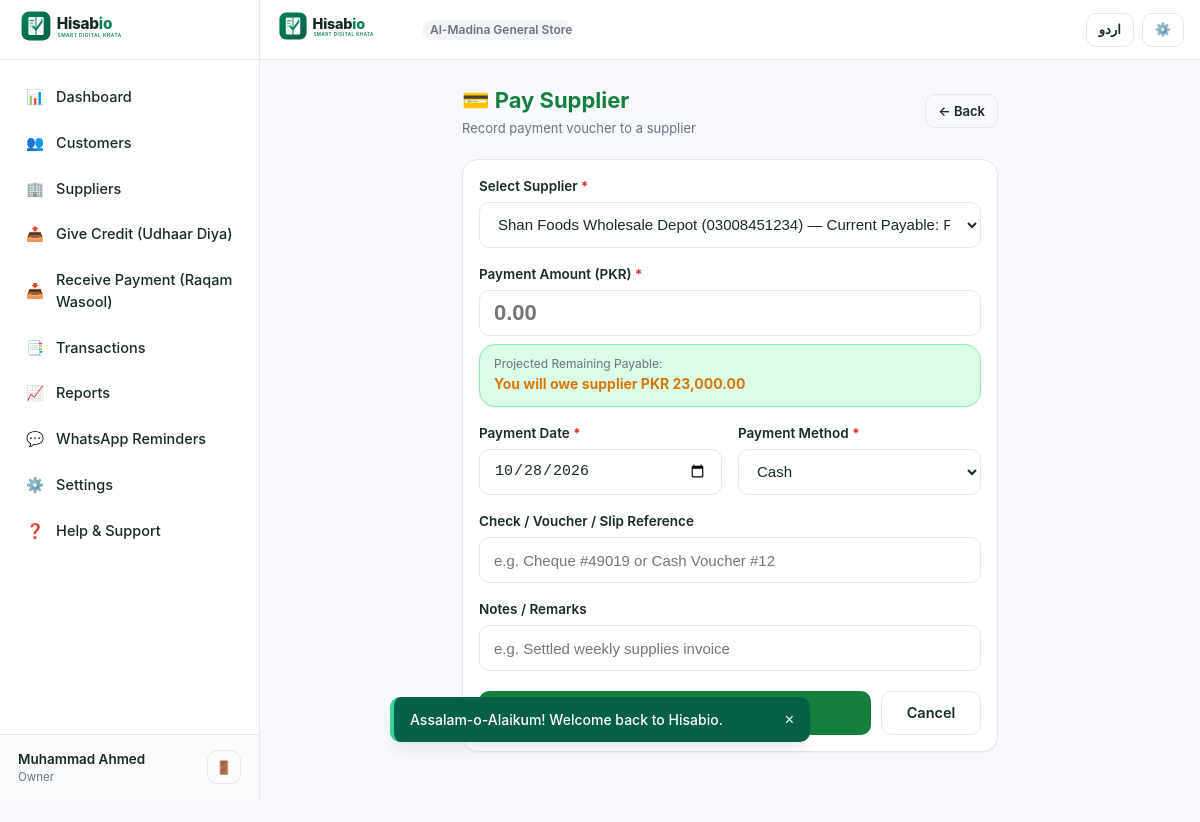
The page /supplier-payment.php?supplier_id=1 (signed in) on the database its author committed.
### tables this page shows
CREATE TABLE `users` (
  `id` INT UNSIGNED AUTO_INCREMENT PRIMARY KEY,
  `full_name` VARCHAR(150) NOT NULL,
  `email` VARCHAR(191) NULL,
  `mobile` VARCHAR(25) NOT NULL,
  `password_hash` VARCHAR(255) NOT NULL,
  `status` ENUM('active', 'inactive', 'suspended') DEFAULT 'active',
  `created_at` DATETIME NOT NULL DEFAULT CURRENT_TIMESTAMP,
  `updated_at` DATETIME NOT NULL DEFAULT CURRENT_TIMESTAMP ON UPDATE CURRENT_TIMESTAMP,
  UNIQUE KEY `idx_users_mobile` (`mobile`),
  KEY `idx_users_email` (`email`)
);

CREATE TABLE `roles` (
  `id` INT UNSIGNED AUTO_INCREMENT PRIMARY KEY,
  `business_id` INT UNSIGNED NOT NULL,
  `role_name` VARCHAR(100) NOT NULL,
  `permissions` JSON NULL,
  `created_at` DATETIME NOT NULL DEFAULT CURRENT_TIMESTAMP,
  CONSTRAINT `fk_roles_business` FOREIGN KEY (`business_id`) REFERENCES `businesses` (`id`) ON DELETE CASCADE
);

CREATE TABLE `businesses` (
  `id` INT UNSIGNED AUTO_INCREMENT PRIMARY KEY,
  `business_name` VARCHAR(200) NOT NULL,
  `business_code` VARCHAR(50) NOT NULL UNIQUE,
  `owner_user_id` INT UNSIGNED NOT NULL,
  `business_category` VARCHAR(100) DEFAULT 'General Store',
  `logo` VARCHAR(255) NULL,
  `currency` VARCHAR(10) DEFAULT 'PKR',
  `country` VARCHAR(50) DEFAULT 'Pakistan',
  `city` VARCHAR(100) DEFAULT 'Lahore',
  `address` TEXT NULL,
  `phone` VARCHAR(25) NULL,
  `receipt_footer` TEXT NULL,
  `timezone` VARCHAR(50) DEFAULT 'Asia/Karachi',
  `language` VARCHAR(10) DEFAULT 'en',
  `status` ENUM('active', 'inactive') DEFAULT 'active',
  `created_at` DATETIME NOT NULL DEFAULT CURRENT_TIMESTAMP,
  `updated_at` DATETIME NOT NULL DEFAULT CURRENT_TIMESTAMP ON UPDATE CURRENT_TIMESTAMP,
  CONSTRAINT `fk_businesses_owner` FOREIGN KEY (`owner_user_id`) REFERENCES `users` (`id`) ON DELETE CASCADE
);

CREATE TABLE `suppliers` (
  `id` INT UNSIGNED AUTO_INCREMENT PRIMARY KEY,
  `business_id` INT UNSIGNED NOT NULL,
  `supplier_code` VARCHAR(50) NOT NULL,
  `name` VARCHAR(150) NOT NULL,
  `mobile` VARCHAR(25) NOT NULL,
  `alternate_contact` VARCHAR(100) NULL,
  `address` TEXT NULL,
  `notes` TEXT NULL,
  `status` ENUM('active', 'archived') DEFAULT 'active',
  `created_by` INT UNSIGNED NULL,
  `created_at` DATETIME NOT NULL DEFAULT CURRENT_TIMESTAMP,
  `updated_at` DATETIME NOT NULL DEFAULT CURRENT_TIMESTAMP ON UPDATE CURRENT_TIMESTAMP,
  `archived_at` DATETIME NULL,
  UNIQUE KEY `idx_supp_code_bus` (`business_id`, `supplier_code`),
  KEY `idx_supp_mobile_bus` (`business_id`, `mobile`),
  KEY `idx_supp_name_bus` (`business_id`, `name`),
  CONSTRAINT `fk_suppliers_business` FOREIGN KEY (`business_id`) REFERENCES `businesses` (`id`) ON DELETE CASCADE
);

CREATE TABLE `accounts` (
  `id` INT UNSIGNED AUTO_INCREMENT PRIMARY KEY,
  `business_id` INT UNSIGNED NOT NULL,
  `account_type` ENUM('customer', 'supplier') NOT NULL,
  `customer_id` INT UNSIGNED NULL,
  `supplier_id` INT UNSIGNED NULL,
  `opening_balance` DECIMAL(18,2) NOT NULL DEFAULT 0.00,
  `opening_balance_direction` ENUM('receivable', 'payable', 'zero') NOT NULL DEFAULT 'zero',
  `created_at` DATETIME NOT NULL DEFAULT CURRENT_TIMESTAMP,
  UNIQUE KEY `idx_acc_customer` (`business_id`, `customer_id`),
  UNIQUE KEY `idx_acc_supplier` (`business_id`, `supplier_id`),
  CONSTRAINT `fk_acc_business` FOREIGN KEY (`business_id`) REFERENCES `businesses` (`id`) ON DELETE CASCADE,
  CONSTRAINT `fk_acc_customer` FOREIGN KEY (`customer_id`) REFERENCES `customers` (`id`) ON DELETE CASCADE,
  CONSTRAINT `fk_acc_supplier` FOREIGN KEY (`supplier_id`) REFERENCES `suppliers` (`id`) ON DELETE CASCADE
);

### includes/lang.php (called while the page is built, shortened)
<?php
function get_current_lang(): string {
    return $_SESSION['app_lang'] ?? 'en';
}
function is_rtl(): bool {
    return get_current_lang() === 'ur';
}
function get_translations(): array {
    static $dict = null;
    if ($dict !== null) {
        return $dict;
    }
    return $dict;
}
function __(string $key): string {
    $lang = get_current_lang();
    $translations = get_translations();
    return $translations[$lang][$key] ?? $translations['en'][$key] ?? $key;
}

### includes/auth.php (called while the page is built, shortened)
<?php
function is_logged_in(): bool {
    return !empty($_SESSION['user_id']) && !empty($_SESSION['business_id']);
}
function current_user(): ?array {
    $pdo = get_db();
    $stmt = $pdo->prepare("SELECT id, full_name, email, mobile, status FROM users WHERE id = ?");
    $stmt->execute([$_SESSION['user_id']]);
    $user = $stmt->fetch() ?: null;
    return $user;
}
function current_business(): ?array {
    static $business = null;
    if ($business !== null) {
        return $business;
    }
    $pdo = get_db();
    $stmt = $pdo->prepare("
        SELECT b.*, r.role_name, r.permissions
        FROM businesses b
        JOIN business_users bu ON bu.business_id = b.id
        JOIN roles r ON r.id = bu.role_id
        WHERE b.id = ? AND bu.user_id = ? AND b.status = 'active'
    ");
    $stmt->execute([$_SESSION['business_id'], $_SESSION['user_id']]);
    $business = $stmt->fetch() ?: null;
    return $business;
}

### supplier-payment.php (the view, shortened to what this page needs)
<?php
require_once __DIR__ . '/includes/auth.php';
$biz = current_business();
$biz_id = (int)$biz['id'];
$pdo = get_db();
$preselected_supplier_id = (int)($_GET['supplier_id'] ?? 0);
$stmtSupp = $pdo->prepare("
    SELECT s.id, s.name, s.mobile, s.supplier_code, a.id AS account_id
    FROM suppliers s
    JOIN accounts a ON a.supplier_id = s.id
    WHERE s.business_id = ? AND s.status = 'active'
    ORDER BY s.name ASC
");
$stmtSupp->execute([$biz_id]);
$suppliers = $stmtSupp->fetchAll();
$supp_balances = [];
foreach ($suppliers as $s) {
    $supp_balances[$s['id']] = calculate_supplier_balance((int)$s['account_id'], $pdo);
}
$stmtMethods = $pdo->prepare("SELECT name FROM payment_methods WHERE (business_id IS NULL OR business_id = ?) AND status = 'active'");
$stmtMethods->execute([$biz_id]);
$payment_methods = $stmtMethods->fetchAll(PDO::FETCH_COLUMN) ?: ['Cash', 'Bank Transfer', 'Easypaisa', 'JazzCash', 'Other'];
include __DIR__ . '/includes/header.php';
?>
<div class="page-container" style="max-width: 600px;">
  <div class="page-header">
    <div>
      <h1 class="page-title text-payment">💳 <?= __('pay_supplier') ?></h1>
      <p class="page-subtitle">Record payment voucher to a supplier</p>
    </div>
    <a href="<?= BASE_URL ?>suppliers.php" class="btn btn-outline btn-sm">
      ← <?= __('back') ?>
    </a>
  </div>
  <div class="card">
    <form method="POST" action="" data-loading-state>
      <div class="form-group">
        <label class="form-label" for="supplier_id">
          Select Supplier <span class="required">*</span>
        </label>
        <select id="supplier_id" name="supplier_id" class="form-control" required autofocus>
          <?php foreach ($suppliers as $s): ?>
            <option value="<?= $s['id'] ?>" <?= $s['id'] == $preselected_supplier_id ? 'selected' : '' ?>>
              <?= htmlspecialchars($s['name']) ?> (<?= htmlspecialchars($s['mobile']) ?>) — Current Payable: <?= format_currency($supp_balances[$s['id']]) ?>
            </option>
          <?php endforeach; ?>
        </select>
      </div>
      <div class="form-group">
        <label class="form-label" for="amount">
          Payment Amount (PKR) <span class="required">*</span>
        </label>
        <input
          type="number"
          step="0.01"
          id="amount"
          name="amount"
          class="form-control"
          placeholder="0.00"
          style="font-size: 22px; font-weight: 700; color: var(--payment);"
          required
        >
        <div class="card mt-2 mb-0" style="background: var(--payment-bg); border-color: #86EFAC; padding: 10px 14px;">
          <span style="font-size: 12px; color: var(--text-muted); display: block;">Projected Remaining Payable:</span>
          <span id="projected-balance" class="font-bold text-payment" style="font-size: 14px;">Select supplier and enter amount</span>
        </div>
      </div>
      <div class="form-row">
        <div class="form-group">
          <label class="form-label" for="transaction_date">
            Payment Date <span class="required">*</span>
          </label>
          <input
            type="date"
            id="transaction_date"
            name="transaction_date"
            class="form-control"
            value="<?= date('Y-m-d') ?>"
            required
          >
        </div>
        <div class="form-group">
          <label class="form-label" for="payment_method">
            Payment Method <span class="required">*</span>
          </label>
          <select id="payment_method" name="payment_method" class="form-control">
            <?php foreach ($payment_methods as $method): ?>
              <option value="<?= htmlspecialchars($method) ?>"><?= htmlspecialchars($method) ?></option>
            <?php endforeach; ?>
          </select>
        </div>
      </div>
      <div class="form-group">
        <label class="form-label" for="reference_number">
          Check / Voucher / Slip Reference
        </label>
        <input
          type="text"
          id="reference_number"
          name="reference_number"
          class="form-control"
          placeholder="e.g. Cheque #49019 or Cash Voucher #12"
        >
      </div>
      <div class="form-group">
        <label class="form-label" for="description">
          Notes / Remarks
        </label>
        <input
          type="text"
          id="description"
          name="description"
          class="form-control"
          placeholder="e.g. Settled weekly supplies invoice"
        >
      </div>
      <div style="display: flex; gap: 10px; margin-top: 20px;">
        <button type="submit" class="btn btn-success" style="flex: 1;" data-loading-text="Recording Payment...">
        </button>
        <a href="<?= BASE_URL ?>suppliers.php" class="btn btn-outline" style="min-width: 100px;">
          <?= __('cancel') ?>
        </a>
      </div>
    </form>
  </div>
</div>
<?php include __DIR__ . '/includes/footer.php'; ?>

### includes/header.php (shortened to what this page needs)
<?php
require_once __DIR__ . '/auth.php';
require_once __DIR__ . '/lang.php';
$current_user = current_user();
$current_business = current_business();
$is_rtl = is_rtl();
$lang = get_current_lang();
?>
<!DOCTYPE html>
<html lang="<?= $lang ?>" dir="<?= $is_rtl ? 'rtl' : 'ltr' ?>">
<head>
  <link rel="stylesheet" href="<?= BASE_URL ?>assets/css/style.css?v=<?= APP_VERSION ?>">
  <link rel="stylesheet" href="<?= BASE_URL ?>assets/css/responsive.css?v=<?= APP_VERSION ?>">
  <link rel="stylesheet" href="<?= BASE_URL ?>assets/css/animations.css?v=<?= APP_VERSION ?>">
  <link rel="stylesheet" href="<?= BASE_URL ?>assets/css/print.css?v=<?= APP_VERSION ?>" media="print">
</head>
<body class="page-enter">
  <div class="app-layout">
    <?php if (is_logged_in()): ?>
      <?php include __DIR__ . '/sidebar.php'; ?>
    <?php endif; ?>
    <main class="main-content">
      <header class="app-header no-print">
        <div class="header-brand">
          <a href="<?= is_logged_in() ? BASE_URL . 'dashboard.php' : BASE_URL . 'login.php' ?>" class="d-flex align-items-center">
            <img src="<?= BASE_URL ?>assets/images/logo.svg" alt="Hisabio Logo">
          </a>
          <?php if ($current_business): ?>
            <span class="badge badge-neutral" style="max-width: 150px; overflow: hidden; text-overflow: ellipsis; white-space: nowrap;">
              <?= htmlspecialchars($current_business['business_name']) ?>
            </span>
          <?php endif; ?>
        </div>
        <div class="header-actions">
          <?php if ($lang === 'en'): ?>
            <a href="?lang=ur" class="btn btn-outline btn-sm" title="اردو میں تبدیل کریں">اردو</a>
          <?php else: ?>
            <a href="?lang=en" class="btn btn-outline btn-sm" title="Switch to English">English</a>
          <?php endif; ?>
          <?php if (is_logged_in()): ?>
            <a href="<?= BASE_URL ?>settings.php" class="btn btn-outline btn-sm" title="<?= __('settings') ?>" aria-label="<?= __('settings') ?>">
              ⚙️
            </a>
          <?php else: ?>
            <a href="<?= BASE_URL ?>login.php" class="btn btn-primary btn-sm"><?= __('login') ?></a>
          <?php endif; ?>
        </div>
      </header>

### includes/sidebar.php
<?php
$current_page = basename($_SERVER['PHP_SELF'] ?? '');
?>
<aside class="app-sidebar no-print">
  <div class="sidebar-header">
    <a href="<?= BASE_URL ?>dashboard.php">
      <img src="<?= BASE_URL ?>assets/images/logo.svg" alt="Hisabio">
    </a>
  </div>
  <nav class="sidebar-nav">
    <a href="<?= BASE_URL ?>dashboard.php" class="sidebar-link <?= $current_page === 'dashboard.php' ? 'active' : '' ?>">
      <span>📊</span>
      <span><?= __('dashboard') ?></span>
    </a>
    <a href="<?= BASE_URL ?>customers.php" class="sidebar-link <?= in_array($current_page, ['customers.php', 'customer-add.php', 'customer-edit.php', 'customer-profile.php', 'customer-ledger.php', 'customer-statement.php'], true) ? 'active' : '' ?>">
      <span>👥</span>
      <span><?= __('customers') ?></span>
    </a>
    <a href="<?= BASE_URL ?>suppliers.php" class="sidebar-link <?= in_array($current_page, ['suppliers.php', 'supplier-add.php', 'supplier-edit.php', 'supplier-profile.php', 'supplier-ledger.php', 'supplier-statement.php'], true) ? 'active' : '' ?>">
      <span>🏢</span>
      <span><?= __('suppliers') ?></span>
    </a>
    <a href="<?= BASE_URL ?>give-credit.php" class="sidebar-link <?= $current_page === 'give-credit.php' ? 'active' : '' ?>">
      <span>📤</span>
      <span><?= __('give_credit') ?></span>
    </a>
    <a href="<?= BASE_URL ?>receive-payment.php" class="sidebar-link <?= $current_page === 'receive-payment.php' ? 'active' : '' ?>">
      <span>📥</span>
      <span><?= __('receive_payment') ?></span>
    </a>
    <a href="<?= BASE_URL ?>transactions.php" class="sidebar-link <?= in_array($current_page, ['transactions.php', 'transaction-details.php', 'transaction-reverse.php'], true) ? 'active' : '' ?>">
      <span>📑</span>
      <span><?= __('transactions') ?></span>
    </a>
    <a href="<?= BASE_URL ?>reports.php" class="sidebar-link <?= $current_page === 'reports.php' ? 'active' : '' ?>">
      <span>📈</span>
      <span><?= __('reports') ?></span>
    </a>
    <a href="<?= BASE_URL ?>reminders.php" class="sidebar-link <?= $current_page === 'reminders.php' ? 'active' : '' ?>">
      <span>💬</span>
      <span><?= __('reminders') ?></span>
    </a>
    <a href="<?= BASE_URL ?>settings.php" class="sidebar-link <?= in_array($current_page, ['settings.php', 'appearance.php', 'security.php', 'backup.php', 'users.php', 'roles.php'], true) ? 'active' : '' ?>">
      <span>⚙️</span>
      <span><?= __('settings') ?></span>
    </a>
    <a href="<?= BASE_URL ?>help.php" class="sidebar-link <?= $current_page === 'help.php' ? 'active' : '' ?>">
      <span>❓</span>
      <span><?= __('help_support') ?></span>
    </a>
  </nav>
  <div class="sidebar-footer">
    <div class="business-pill">
      <span class="business-pill-name"><?= htmlspecialchars($current_user['full_name'] ?? 'User') ?></span>
      <span class="business-pill-role"><?= htmlspecialchars($current_business['role_name'] ?? 'Owner') ?></span>
    </div>
    <a href="<?= BASE_URL ?>logout.php" class="btn btn-outline btn-sm" title="<?= __('logout') ?>" style="padding: 4px 8px;">
      🚪
    </a>
  </div>
</aside>

### rows shown on the page
users: full_name "Muhammad Ahmed"
roles: role_name "Owner", business.business_name "Al-Madina General S…"
suppliers: supplier_id "Shan Foods Wholesale Depot (03008451234) — Current Payable: PKR 23,000.00"

### other values the page prints
__('dashboard') "Dashboard"
__('customers') "Customers"
__('suppliers') "Suppliers"
__('give_credit') "Give Credit (Udhaar Diya)"
__('receive_payment') "Receive Payment (Raqam Wasool)"
__('transactions') "Transactions"
__('reports') "Reports"
__('reminders') "WhatsApp Reminders"
__('settings') "Settings"
__('help_support') "Help & Support"
__('pay_supplier') "Pay Supplier"
__('back') "Back"
__('cancel') "Cancel"
form field payment_method "Cash"
